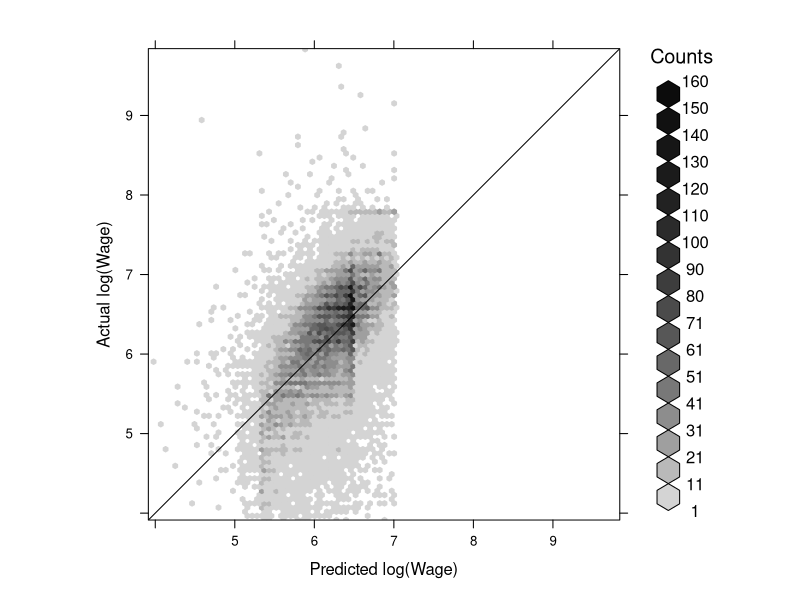

The R script that drew this image:
# Author: Patrick Sheehan
# Purpose: Extend the replication of Table 1.A and 2.A 
#          from Bierens and Ginther (2001)      
# Input: None
# Output(s): Backcasting plot

require(AER) # Require data package
require(lattice)
if(! require(hexbin)){ # Require hexbin
  install.packages("hexbin")
  library(hexbin)
}
data("CPS1988") # Put data in workspace
# Part 5: Backcast plot from linear regression as in Table 1.A
Table.1A <- lm(log(wage) ~ education + experience + I(experience^2) + ethnicity,
               data= CPS1988)
log.wage.actual <- log(CPS1988$wage) # Actual log(Wage) data
log.wage.predicted <- fitted(Table.1A) # Model predictions
min.log.wage <- min(log.wage.actual, log.wage.predicted)
max.log.wage <- max(log.wage.actual, log.wage.predicted)
pdf("backcast.pdf") # Begin PDF graphics driver
Table.1A.Backcastplot <- hexbinplot(log.wage.actual ~ log.wage.predicted,
                                    main="",
                                    xlab="Predicted log(Wage)",
                                    ylab="Actual log(Wage)",
                                    xlim=c(min.log.wage, max.log.wage),
                                    ylim=c(min.log.wage, max.log.wage),
                                    panel= function(...) {
                                              panel.hexbinplot(...)
                                              panel.abline(0,1)
                                           },
                                    xbins= 50,
                                    aspect= 1)
plot(Table.1A.Backcastplot)
dev.off() # Done with pdf file
